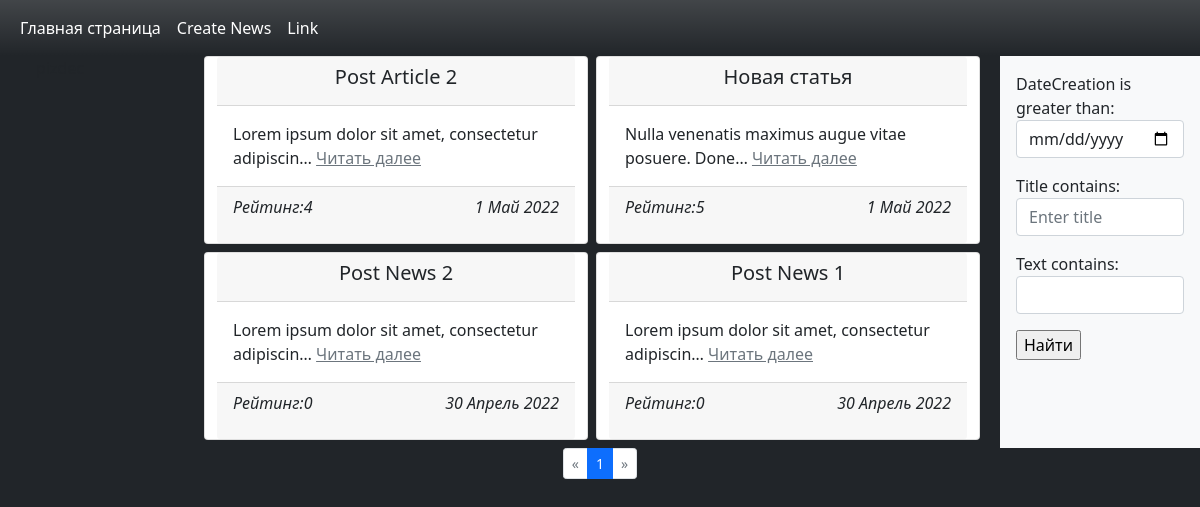
The app's page /news, older data.
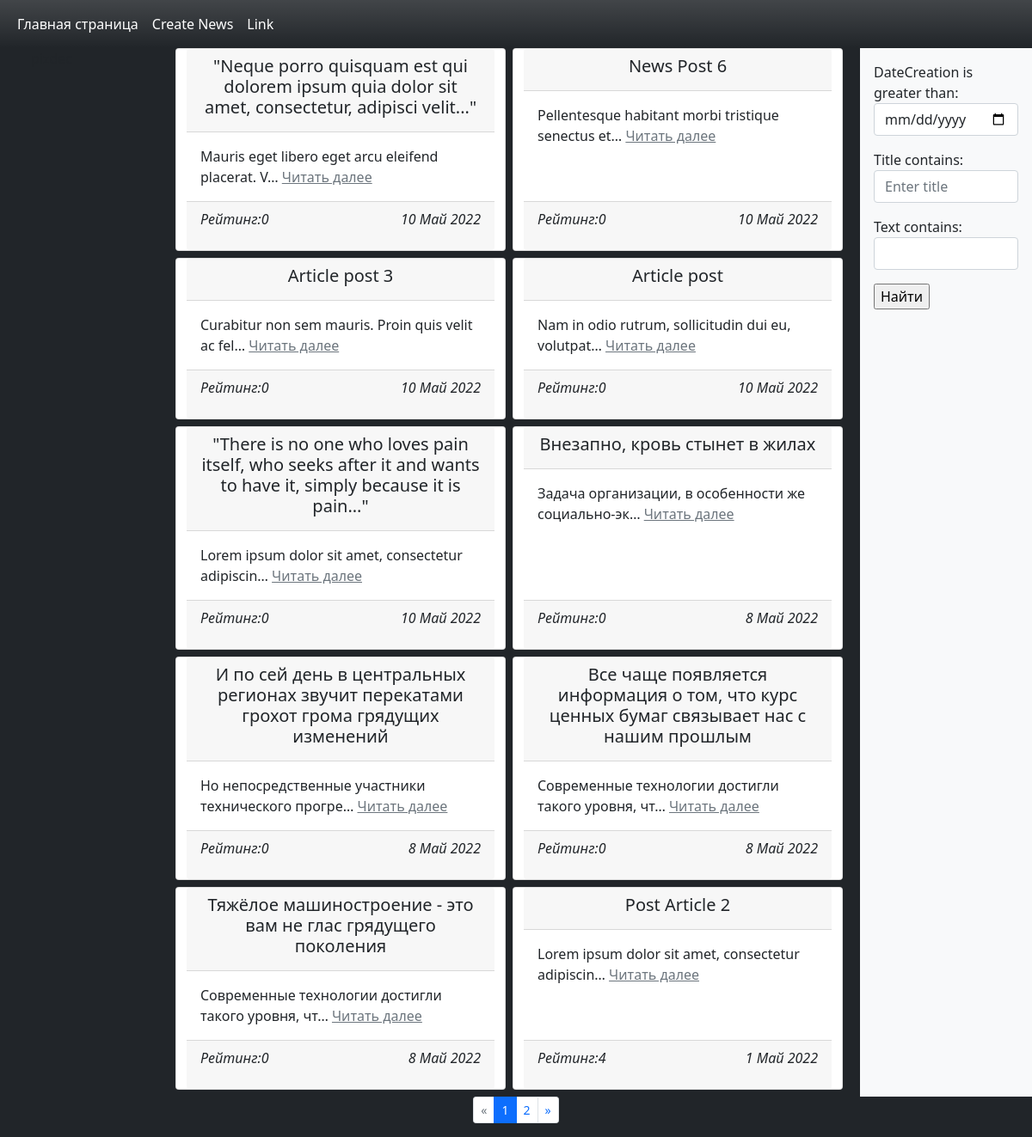
The same page, newer data.
### news/models.py (models this page shows, shortened)
class Post(models.Model):
    author = models.ForeignKey(Author, on_delete=models.CASCADE)
    NEWS ='NW'
    ARTICLE ='AR'
    CATEGORY_CHOICES = ((NEWS, 'Новость'), (ARTICLE, 'Статья'))
    categoryType = models.CharField(max_length=2, choices=CATEGORY_CHOICES, default=ARTICLE)
    dateCreation = models.DateTimeField(auto_now_add=True)
    postCategory = models.ManyToManyField(Category, through='PostCategory')
    title = models.CharField(max_length=128)
    text = models.TextField()
    rating = models.SmallIntegerField(default=0)
    class Meta:
        ordering = ['-dateCreation']

### news/views.py (the view)
# urls.py: path('news', Posts.as_view(), name='home'),
class Posts(ListView):
    model = Post
    template_name = 'news/base.html'
    context_object_name = 'news'
    paginate_by = 10
    def get_queryset(self):
        queryset = super().get_queryset()
        self.filterset = PostFilter(self.request.GET, queryset)
        return self.filterset.qs
    def get_context_data(self, **kwargs):
        context = super().get_context_data(**kwargs)
        context['filterset'] = self.filterset
        return context

### news/templatetags/custom_tags.py (called while the page is built)
@register.simple_tag(takes_context=True)
def url_replace(context, **kwargs):
   d = context['request'].GET.copy()
   for k, v in kwargs.items():
       d[k] = v
   return d.urlencode()

### news/templates/news/base.html (shortened to what this page needs)
{% extends 'news/index.html' %}
{% load custom_tags %}
{% block content %}{% for p in news %}
        <div class="card mx-1 mb-2" style="width:48%">
            <div class="card-header"><h5 class="text-center">{{ p.title }}</h5></div>
            <div class="card-body">{{ p.text|truncatechars:50 }}
    <a href="{% url 'post' p.pk %}" class="stretched-link text-secondary">    Читать далее</a>
            </div>
            <div class="card-footer">
        <p class="float-start"><i>Рейтинг:{{ p.rating }}</i></p>
        <p class="float-end"><i>{{ p.dateCreation|date:"j F Y" }}</i></p>
            </div>
        </div>
        {% empty %}
        <h4>Публикации не найдены</h4>
        {% endfor %}{% endblock %}
{% block search %}<div class="col-sm-2 bg-light p-3">
            <form action="" method="get">
       {{ filterset.form.as_p }}
            <input type="submit" value="Найти" /></form>
        </div>{% endblock search %}
{% block pagination %}
    <ul class="pagination pagination-sm justify-content-center">
    {% if page_obj.has_previous %}
    <li class="page-item"><a class="page-link" href="?{% url_replace page=page_obj.previous_page_number %}"><span aria-hidden="true">&laquo;</span></a></li>
    <li class="page-item"><a class="page-link" href="?{% url_replace page=1 %}">1</a></li>
    {% else %}
    <li class="page-item disabled"><a class="page-link"><span aria-hidden="true">&laquo;</span></a></li>
   {% endif %}
    <li class="page-item active"><a class="page-link">{{ page_obj.number }}</a></li>
   {% if page_obj.has_next %}
    <li class="page-item"><a class="page-link" href="?{% url_replace page=page_obj.next_page_number %}">{{ page_obj.next_page_number }}</a></li>
    {% endif %}
    {% if page_obj.has_next %}
    <li class="page-item"><a class="page-link" href="?{% url_replace page=page_obj.next_page_number %}"><span aria-hidden="true">&raquo;</span></a></li>
      {% else %}
    <li class="page-item disabled"><a class="page-link"><span aria-hidden="true">&raquo;</span></a></li>
    {% endif %}</ul>{% endblock pagination %}

### news/templates/news/index.html (shortened to what this page needs)
<!doctype html>
<html lang="ru">
<head>
    <link href="https://cdn.jsdelivr.net/npm/bootstrap@5.1.3/dist/css/bootstrap.min.css" rel="stylesheet">
</head>
<body class="bg-dark">
<nav class="navbar navbar-expand-sm dark bg-gradient navbar-dark">
  <div class="container-fluid">
    <ul class="navbar-nav">
      <li class="nav-item">
        <a class="nav-link text-white" href="{% url 'home' %}">Главная страница</a>
      </li>
      <li class="nav-item">
        <a class="nav-link text-white" href="{% url 'newpost' %}">Create News</a>
      </li>
      <li class="nav-item">
        <a class="nav-link text-white" href="#">Link</a>
      </li>
    </ul>
  </div>
</nav>
<div class="container-fluid">
<div class="row">
    <div class="col-sm-2">
        <div class="btn-group-vertical ms-4">
            {% for n in category %}
    <a href="#" class="btn btn-outline-secondary text-white btn-block">{{ n.name }}</a>
            {% empty %}
            <p>pizdec</p>
            {% endfor %}
  </div>
    </div>
    <div class="col-sm-8">
        <div class="row">
        {% block content %}{% endblock content %}
        </div>
    </div>
    {% block search %}{% endblock search %}
</div>{% block pagination %}{% endblock pagination %}
    </div>
</body>
</html>

Row changes from the older to the newer data that the page shows:
no longer on this page (row unchanged): Post: title "Новая статья", text "Nulla venenatis maximus augue vitae posuere. Done…", rating "5", dateCreation "1 Май 2022"
no longer on this page (row unchanged): Post: title "Post News 2", text "Lorem ipsum dolor sit amet, consectetur adipiscin…", rating "0", dateCreation "30 Апрель 2022"
no longer on this page (row unchanged): Post: title "Post News 1", text "Lorem ipsum dolor sit amet, consectetur adipiscin…", rating "0", dateCreation "30 Апрель 2022"
added Post: title "\"Neque porro quisquam est qui dolorem ipsum quia dolor sit amet, consectetur, adipisci velit...\"", text "Mauris eget libero eget arcu eleifend placerat. V…", rating "0", dateCreation "10 Май 2022"
added Post: title "News Post 6", text "Pellentesque habitant morbi tristique senectus et…", rating "0", dateCreation "10 Май 2022"
added Post: title "Article post 3", text "Curabitur non sem mauris. Proin quis velit ac fel…", rating "0", dateCreation "10 Май 2022"
added Post: title "Article post", text "Nam in odio rutrum, sollicitudin dui eu, volutpat…", rating "0", dateCreation "10 Май 2022"
added Post: title "\"There is no one who loves pain itself, who seeks after it and wants to have it, simply because it is pain...\"", text "Lorem ipsum dolor sit amet, consectetur adipiscin…", rating "0", dateCreation "10 Май 2022"
added Post: title "Внезапно, кровь стынет в жилах", text "Задача организации, в особенности же социально-эк…", rating "0", dateCreation "8 Май 2022"
added Post: title "И по сей день в центральных регионах звучит перекатами грохот грома грядущих изменений", text "Но непосредственные участники технического прогре…", rating "0", dateCreation "8 Май 2022"
added Post: title "Все чаще появляется информация о том, что курс ценных бумаг связывает нас с нашим прошлым", text "Современные технологии достигли такого уровня, чт…", rating "0", dateCreation "8 Май 2022"
added Post: title "Тяжёлое машиностроение - это вам не глас грядущего поколения", text "Современные технологии достигли такого уровня, чт…", rating "0", dateCreation "8 Май 2022"
Text that changed along with them:
{{ page_obj.next_page_number }}: (not shown) → "2"
